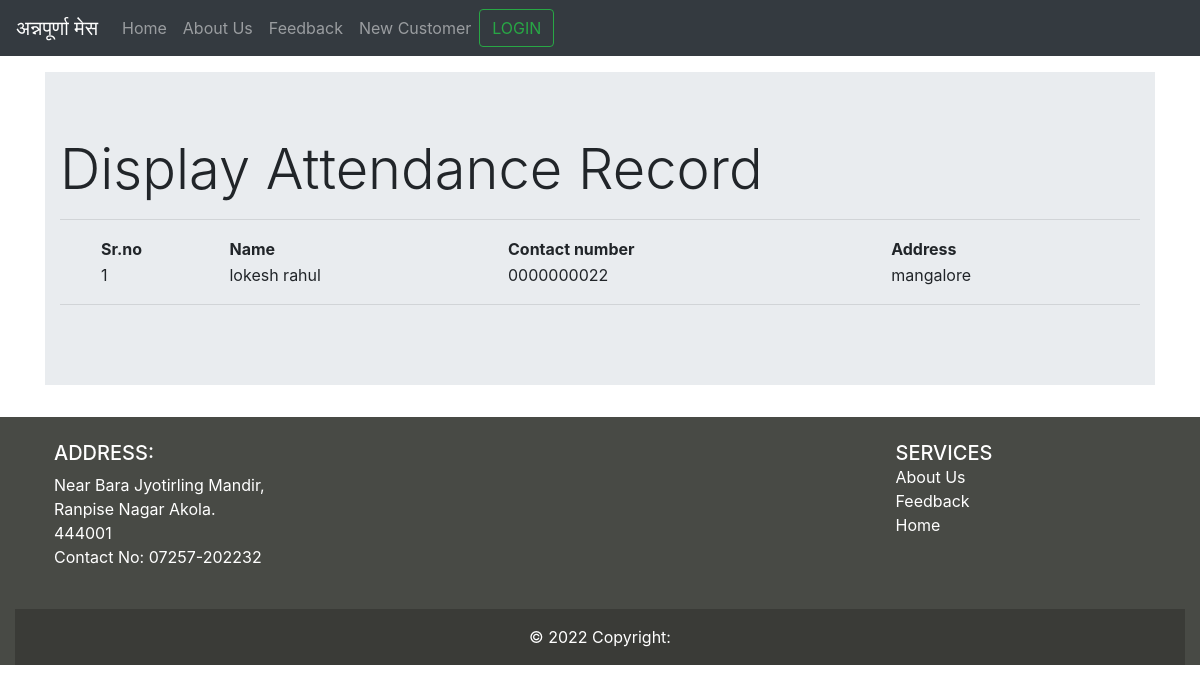
The app's page /display, older data.
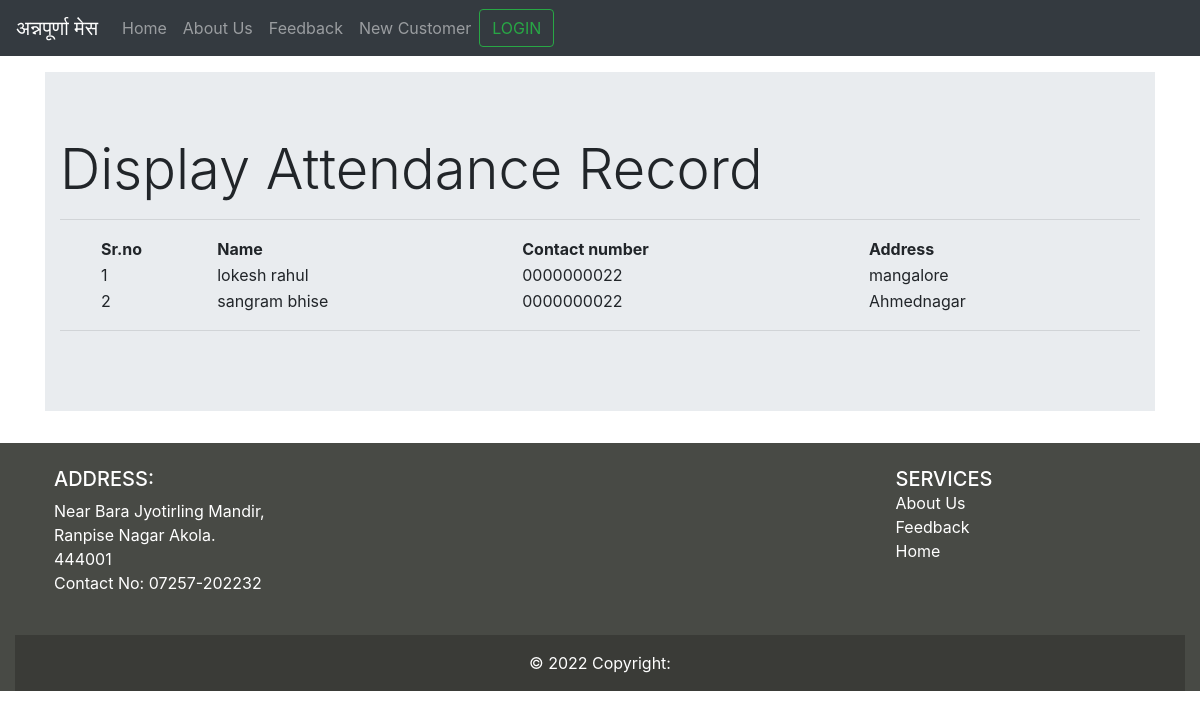
The same page, newer data.
### mysite/models.py (models this page shows, shortened)
class Customer(models.Model):
    sno =models.AutoField(primary_key=True)
    fname = models.CharField(max_length=255)
    phone = models.CharField(max_length=10)
    email = models.CharField(max_length=120)
    address = models.CharField(max_length=200)
    college = models.CharField(max_length=120)
    year = models.CharField(max_length=50)
    timeStamp = models.DateTimeField(auto_now_add=True)

### mysite/views.py (the view)
# urls.py: path('display',views.display,name='display'),
def display(request):
    cus = Customer.objects.all
    return render(request,'mysite/admin_panel.html',{'cus':cus})

### templates/mysite/admin_panel.html (shortened to what this page needs)
 {% extends 'index.html' %}
 {% block body %}
<div class="container">
      <div class="jumbotron jumbotron-fluid mt-3">
            <div class="container">
              <h1 class="display-4">Display Attendance Record</h1>
           <hr class="my-data">
            <ul>
              <table style="width:100%">
                <tr>
                  <th>Sr.no</th>
                  <th>Name</th>
                  <th>Contact number</th>
                  <th>Address</th>
                </tr>
                {% for cuss in cus%}
                <tr>
                  <td>{{ cuss.sno }}</td>
                  <td>{{cuss.fname}}</td>
                  <td>{{cuss.phone}}</td>
                  <td>{{cuss.address}}</td>
                  <td>
                  </td>
                </tr>
                {% endfor %}
              </table>
            </ul>
            <hr>
            </div>
          </div>
</div>
 {% endblock body %}

Row changes from the older to the newer data that the page shows:
added Customer: sno "2", fname "sangram bhise", phone "0000000022", address "Ahmednagar"
